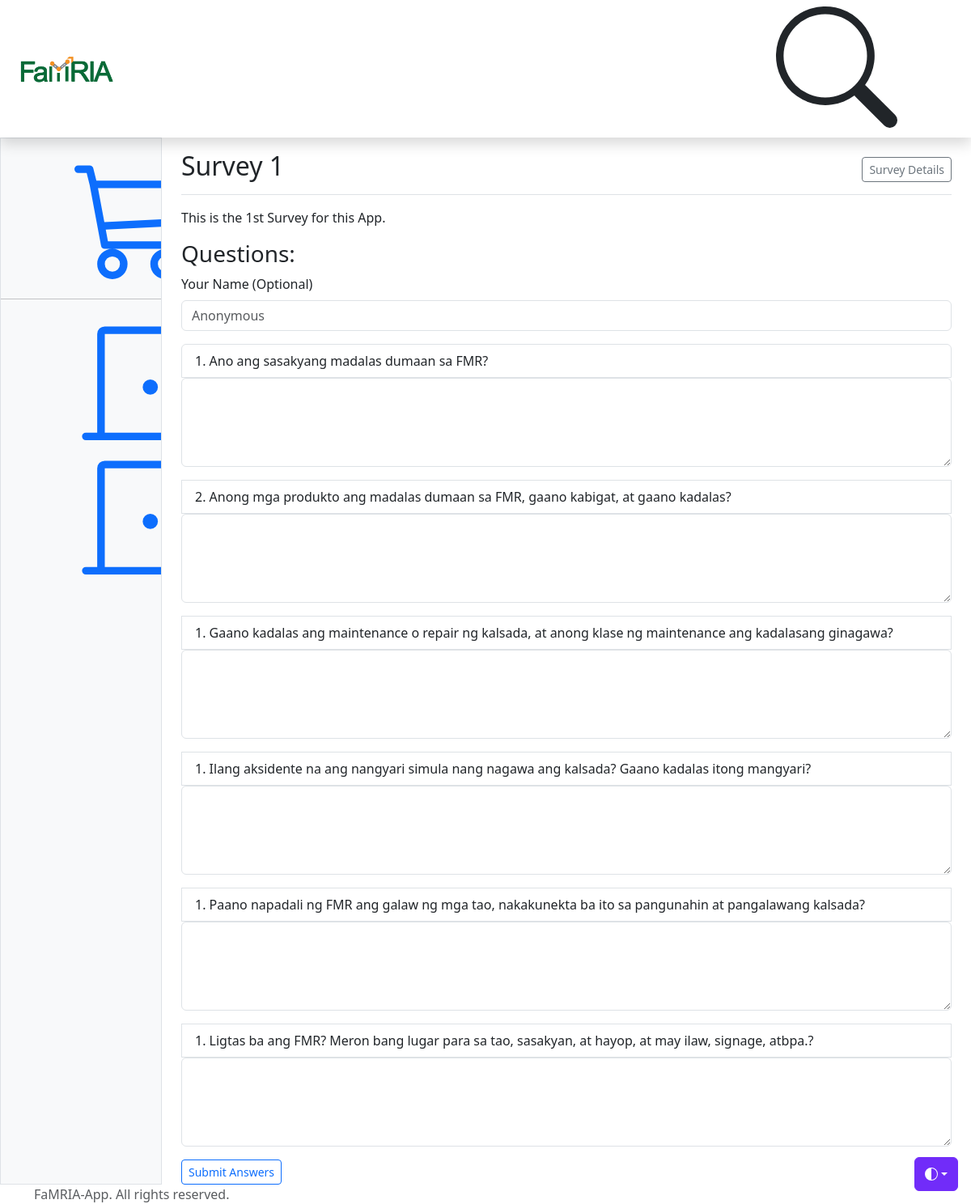
Page /survey/1/answer/ on the earlier database version.
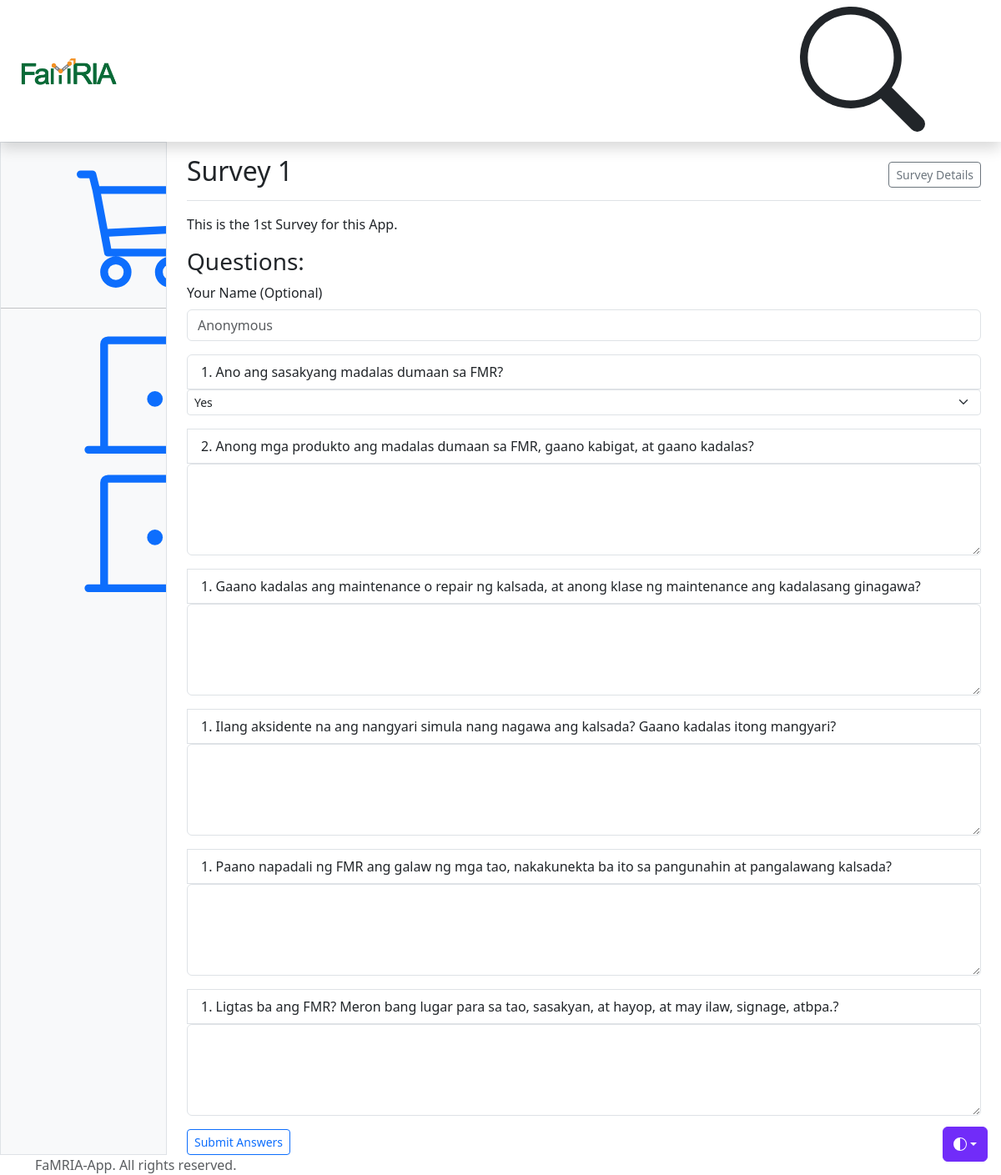
Same page on the later database version.
### survey/models.py (models this page shows, shortened)
class SurveyQuestion(models.Model):
    survey = models.ForeignKey(Survey, on_delete=models.CASCADE)
    question = models.ForeignKey(Question, on_delete=models.CASCADE)
    order = models.PositiveIntegerField(default=1)
    user = models.ForeignKey(User, verbose_name=_("Modified/Added by"), on_delete=models.CASCADE, default=1)
    class Meta:
        unique_together = ('survey', 'question')
        ordering = ['order']

class Question(MPTTModel):
    SECTOR_CHOICES = [
        ('general', 'General'),
        ('environmental', 'Environmental'),
        ('social', 'Social'),
        ('economic', 'Economic'),
        ('physical', 'Physical'),
    ]
    QUESTION_TYPES = [
        ('multiple_choice', 'Multiple Choice'),
        ('multiple_select', 'Multiple Select'),
        ('text', 'Text'),
        ('rating', 'Rating'),
    ]
    text = models.TextField()
    question_type = models.CharField(max_length=50, choices=QUESTION_TYPES, default='text')
    options = models.JSONField(blank=True, null=True)
    sector = models.CharField(max_length=50, choices=SECTOR_CHOICES)
    version = models.PositiveIntegerField(default=1)
    parent = TreeForeignKey('self', on_delete=models.CASCADE, null=True, blank=True, related_name='sub_questions')
    created_at = models.DateTimeField(auto_now_add=True)
    updated_at = models.DateTimeField(auto_now=True)
    user = models.ForeignKey(User, verbose_name=_("Created/Modified by"), on_delete=models.CASCADE, default=1)
    class MPTTMeta:
        order_insertion_by = ['text']

### survey/views.py (the view, shortened to what this page needs)
# urls.py: path('survey/<int:survey_id>/answer/', survey_response, name='survey-response'),  # Answer the questions in the survey
def survey_response(request, survey_id):
    survey = get_object_or_404(Survey, id=survey_id)
    assigned_questions = survey.surveyquestion_set.all()
    for sq in assigned_questions:
        options = sq.question.options  # Get the options field directly
        if options:  # Ensure options is not None or empty
            try:
                if isinstance(options, str):  # Check if it's stored as a string
                    options = json.loads(options)  # Try to parse it as JSON
                if isinstance(options, str):
                    options = json.loads(options.replace("\\\"", "\""))  # Clean up escaped quotes
            except (json.JSONDecodeError, TypeError) as e:
                options = []  # Set to an empty list if there's an error
        else:
            options = []  # If options is null, set to an empty list
        sq.question.options = options  # Update question object with valid options
    return render(request, 'surveys/survey_response_form.html', {
        'survey': survey,
        'assigned_questions': assigned_questions,
    })

### survey/templates/surveys/survey_response_form.html (shortened to what this page needs)
{% extends "dashboard.html" %}
{% block main_content %}
<div class="d-flex justify-content-between flex-wrap flex-md-nowrap align-items-center pt-3 pb-2 mb-3 border-bottom">
    <h1 class="h2">{{ survey.title }}</h1>
    <a href="{% url 'survey-detail' survey.id %}" type="button" class="btn btn-sm btn-outline-secondary">Survey Details</a>
</div>
    <p>{{ survey.description }}</p>
    <h3>Questions:</h3>
    <form action="{% url 'survey-response' survey.id %}" method="post">
        <div class="mb-3">
            <label for="respondent_name" class="form-label">Your Name (Optional)</label>
            <input type="text" class="form-control" name="respondent_name" placeholder="Anonymous">
        </div>
        <ul class="list-group">
            {% for sq in assigned_questions %}
            <li class="list-group-item">{{ sq.question.text }}</li>
            <div class="mb-3">
                {% if sq.question.question_type == 'multiple_choice' %}
                    <select class="form-select form-select-sm" name="{{ sq.id }}">
                        {% for option in sq.question.options %}
                            <option value="{{ option }}">{{ option }}</option>
                        {% endfor %}
                    </select>
                {% elif sq.question.question_type == 'multiple_select' %}
                    <select class="form-select form-select-sm" name="{{ sq.id }}" multiple>
                        {% for option in sq.question.options %}
                            <option value="{{ option }}">{{ option }}</option>
                        {% endfor %}
                    </select>
                {% elif sq.question.question_type == 'text' %}
                    <textarea class="form-control" name="{{ sq.id }}" rows="4"></textarea>
                {% elif sq.question.question_type == 'rating' %}
                    <input class="form-control" type="number" name="{{ sq.id }}" min="0" step="1">
                {% endif %}
            </div>
            {% endfor %}
        </ul>
        <button class="btn btn-sm btn-outline-primary" type="submit">Submit Answers</button>
    </form>
{% endblock %}

Differences in the rows shown:
changed through a linked row, SurveyQuestion "1. Ano ang sasakyang madalas dumaan sa FMR?": question+id (not shown) → "Yes"
